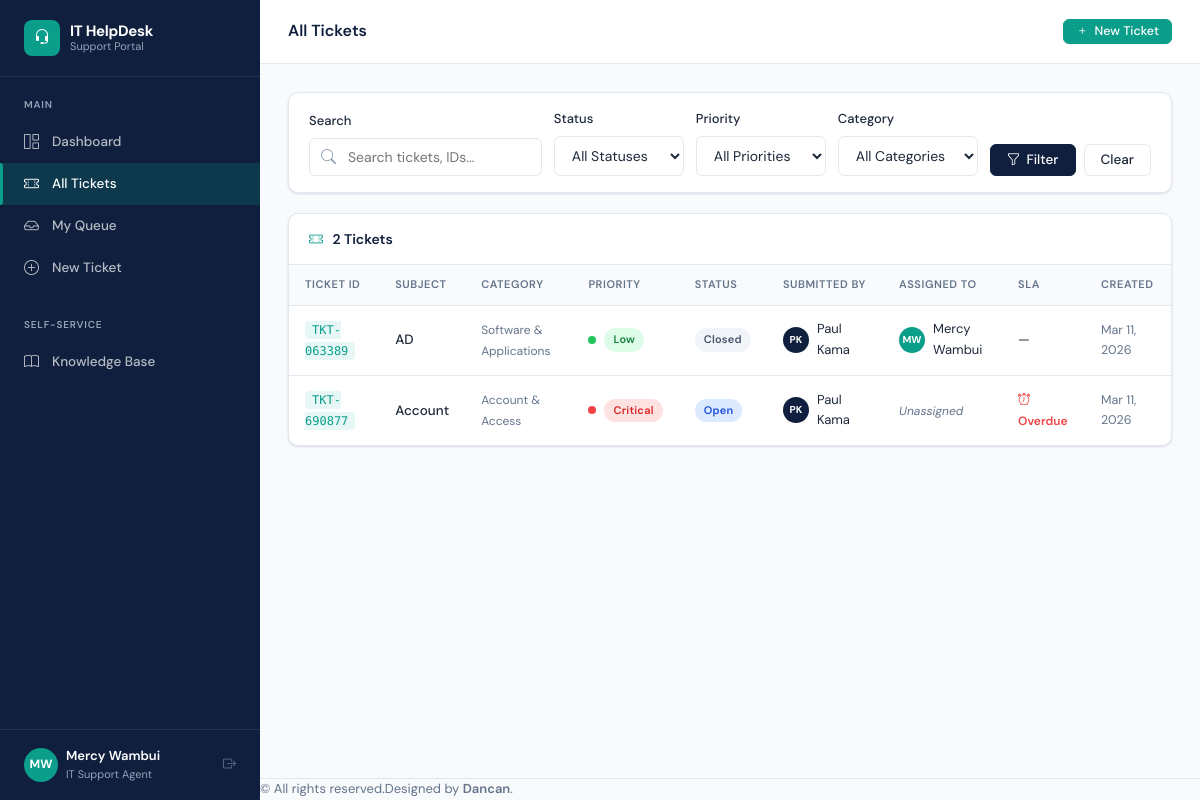
The page /tickets/ (signed in) on the database as committed earlier.
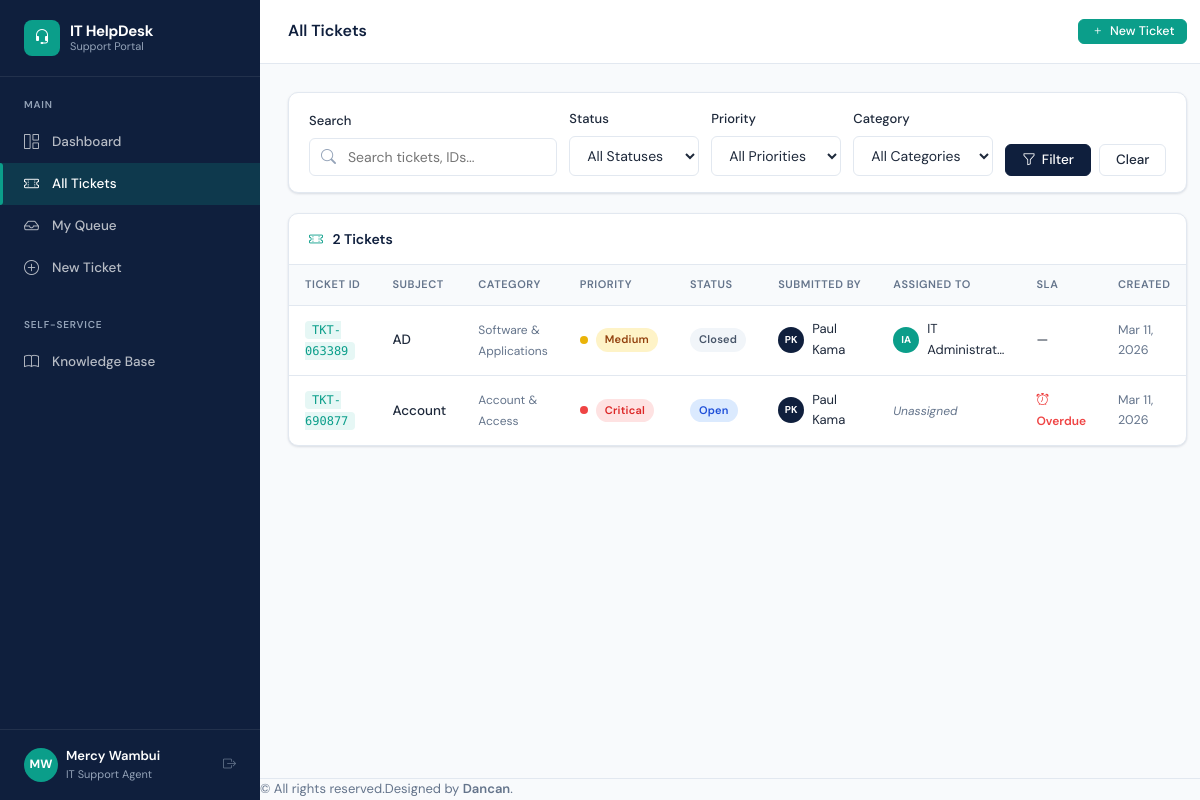
The same page on the database as committed later.
### tickets/models.py (models this page shows, shortened)
class Ticket(models.Model):
    PRIORITY_LOW = 'low'
    PRIORITY_MEDIUM = 'medium'
    PRIORITY_HIGH = 'high'
    PRIORITY_CRITICAL = 'critical'
    PRIORITY_CHOICES = [
        (PRIORITY_LOW, 'Low'),
        (PRIORITY_MEDIUM, 'Medium'),
        (PRIORITY_HIGH, 'High'),
        (PRIORITY_CRITICAL, 'Critical'),
    ]
    STATUS_OPEN = 'open'
    STATUS_IN_PROGRESS = 'in_progress'
    STATUS_PENDING = 'pending'
    STATUS_RESOLVED = 'resolved'
    STATUS_CLOSED = 'closed'
    STATUS_CHOICES = [
        (STATUS_OPEN, 'Open'),
        (STATUS_IN_PROGRESS, 'In Progress'),
        (STATUS_PENDING, 'Pending'),
        (STATUS_RESOLVED, 'Resolved'),
        (STATUS_CLOSED, 'Closed'),
    ]
    SOURCE_WEB = 'web'
    SOURCE_EMAIL = 'email'
    SOURCE_CHAT = 'chat'
    SOURCE_CHOICES = [
        (SOURCE_WEB, 'Web Form'),
        (SOURCE_EMAIL, 'Email'),
        (SOURCE_CHAT, 'Live Chat'),
    ]
    ticket_id = models.CharField(max_length=20, unique=True, editable=False)
    title = models.CharField(max_length=255)
    description = models.TextField()
    category = models.ForeignKey(Category, on_delete=models.SET_NULL, null=True, related_name='tickets')
    priority = models.CharField(max_length=10, choices=PRIORITY_CHOICES, default=PRIORITY_MEDIUM)
    status = models.CharField(max_length=15, choices=STATUS_CHOICES, default=STATUS_OPEN)
    source = models.CharField(max_length=10, choices=SOURCE_CHOICES, default=SOURCE_WEB)
    submitted_by = models.ForeignKey(
        settings.AUTH_USER_MODEL, on_delete=models.CASCADE, related_name='submitted_tickets'
    )
    assigned_to = models.ForeignKey(
        settings.AUTH_USER_MODEL, on_delete=models.SET_NULL,
        null=True, blank=True, related_name='assigned_tickets'
    )
    sla_due_at = models.DateTimeField(null=True, blank=True)
    sla_breached = models.BooleanField(default=False)
    first_response_at = models.DateTimeField(null=True, blank=True)
    csat_score = models.PositiveSmallIntegerField(null=True, blank=True)  # 1-5
    csat_comment = models.TextField(blank=True)
    created_at = models.DateTimeField(auto_now_add=True)
    updated_at = models.DateTimeField(auto_now=True)
    resolved_at = models.DateTimeField(null=True, blank=True)
    closed_at = models.DateTimeField(null=True, blank=True)
    tags = models.ManyToManyField('Tag', blank=True, related_name='tickets')
    def get_absolute_url(self):
        return reverse('tickets:detail', kwargs={'ticket_id': self.ticket_id})
    def is_overdue(self):
        if self.sla_due_at and self.status not in [self.STATUS_RESOLVED, self.STATUS_CLOSED]:
            return timezone.now() > self.sla_due_at
        return False
    class Meta:
        ordering = ['-created_at']

class Category(models.Model):
    HARDWARE = 'hardware'
    NETWORK = 'network'
    SOFTWARE = 'software'
    ACCOUNT = 'account'
    SECURITY = 'security'
    OTHER = 'other'
    TYPE_CHOICES = [
        (HARDWARE, 'Hardware'),
        (NETWORK, 'Network'),
        (SOFTWARE, 'Software'),
        (ACCOUNT, 'Account & Access'),
        (SECURITY, 'Security'),
        (OTHER, 'Other'),
    ]
    name = models.CharField(max_length=100, unique=True)
    slug = models.SlugField(unique=True)
    type = models.CharField(max_length=20, choices=TYPE_CHOICES, default=OTHER)
    description = models.TextField(blank=True)
    icon = models.CharField(max_length=50, default='tag', help_text='Bootstrap icon name')
    color = models.CharField(max_length=20, default='primary')
    auto_assign_to = models.ForeignKey(
        settings.AUTH_USER_MODEL, on_delete=models.SET_NULL,
        null=True, blank=True, related_name='auto_assigned_categories'
    )
    is_active = models.BooleanField(default=True)
    class Meta:
        verbose_name_plural = 'Categories'
        ordering = ['name']

### accounts/models.py (models this page shows, shortened)
class User(AbstractUser):
    ROLE_END_USER = 'end_user'
    ROLE_AGENT = 'agent'
    ROLE_MANAGER = 'manager'
    ROLE_CHOICES = [
        (ROLE_END_USER, 'End User'),
        (ROLE_AGENT, 'IT Support Agent'),
        (ROLE_MANAGER, 'IT Manager / Admin'),
    ]
    role = models.CharField(max_length=20, choices=ROLE_CHOICES, default=ROLE_END_USER)
    department = models.ForeignKey(
        Department, on_delete=models.SET_NULL, null=True, blank=True, related_name='users'
    )
    phone = models.CharField(max_length=20, blank=True)
    avatar = models.ImageField(upload_to='avatars/', blank=True, null=True)
    job_title = models.CharField(max_length=100, blank=True)
    is_active = models.BooleanField(default=True)
    email_notifications = models.BooleanField(default=True)
    created_at = models.DateTimeField(auto_now_add=True)
    @property
    def is_end_user(self):
        return self.role == self.ROLE_END_USER
    @property
    def is_agent(self):
        return self.role in [self.ROLE_AGENT, self.ROLE_MANAGER]
    @property
    def is_manager(self):
        return self.role == self.ROLE_MANAGER
    def get_initials(self):
        if self.first_name and self.last_name:
            return f"{self.first_name[0]}{self.last_name[0]}".upper()
        return self.username[:2].upper()

### tickets/views.py (the view, shortened to what this page needs)
# urls.py: path('', views.ticket_list, name='list'),  # All tickets (agents) / My tickets (end-users)
@login_required
def ticket_list(request):
    if request.user.is_agent:
        qs = Ticket.objects.all().order_by('-created_at')
    else:
        qs = Ticket.objects.filter(submitted_by=request.user).order_by('-created_at')
    filter_form = TicketFilterForm(request.GET or None)
    paginator = Paginator(qs, 10)
    page_number = request.GET.get('page')
    page_obj = paginator.get_page(page_number)
    return render(request, 'tickets/list.html', {
        'tickets': page_obj,
        'filter_form': filter_form,
        'total_count': qs.count(),
    })

### tickets/forms.py
class TicketFilterForm(forms.Form):
    STATUS_CHOICES = [('', 'All Statuses')] + list(Ticket.STATUS_CHOICES)
    PRIORITY_CHOICES = [('', 'All Priorities')] + list(Ticket.PRIORITY_CHOICES)
    search = forms.CharField(required=False, widget=forms.TextInput(attrs={
        'class': 'form-control',
        'placeholder': 'Search tickets...'
    }))
    status = forms.ChoiceField(
        choices=STATUS_CHOICES, required=False,
        widget=forms.Select(attrs={'class': 'form-select'})
    )
    priority = forms.ChoiceField(
        choices=PRIORITY_CHOICES, required=False,
        widget=forms.Select(attrs={'class': 'form-select'})
    )
    category = forms.ModelChoiceField(
        queryset=Category.objects.filter(is_active=True),
        required=False,
        empty_label='All Categories',
        widget=forms.Select(attrs={'class': 'form-select'})
    )
    assigned_to = forms.CharField(required=False, widget=forms.HiddenInput())

### templates/tickets/list.html (shortened to what the changed rows need)
{% extends "base/base.html" %}
{% block page_title %}
  {% if user.is_end_user %}My Tickets{% else %}All Tickets{% endif %}
{% endblock %}
{% block content %}
<div class="card">
  <div class="table-wrapper" style="border:none;border-radius:0 0 var(--radius) var(--radius);">
    <table class="data-table">
      <thead>
        <tr>
          <th>Ticket ID</th>
          <th>Subject</th>
          <th>Category</th>
          <th>Priority</th>
          <th>Status</th>
          {% if not user.is_end_user %}<th>Submitted By</th>{% endif %}
          <th>Assigned To</th>
          <th>SLA</th>
          <th>Created</th>
        </tr>
      </thead>
      <tbody>
        {% for t in tickets %}
        <tr>
          <td>
            <a href="{{ t.get_absolute_url }}" class="ticket-id">{{ t.ticket_id }}</a>
          </td>
          <td>
            <a href="{{ t.get_absolute_url }}" style="color:var(--text);font-weight:500;">
              {{ t.title|truncatechars:45 }}
            </a>
          </td>
          <td>
            {% if t.category %}
            <span style="font-size:12px;color:var(--text-muted);">{{ t.category.name }}</span>
            {% else %}—{% endif %}
          </td>
          <td>
            <span class="d-flex align-items-center gap-2">
              <span class="priority-dot dot-{{ t.priority }}"></span>
              <span class="badge badge-{{ t.priority }}">{{ t.get_priority_display }}</span>
            </span>
          </td>
          <td><span class="badge badge-{{ t.status }}">{{ t.get_status_display }}</span></td>
          {% if not user.is_end_user %}
          <td>
            <span class="d-flex align-items-center gap-2">
              <span class="avatar avatar-sm">{{ t.submitted_by.get_initials }}</span>
              <span style="font-size:13px;">{{ t.submitted_by.get_full_name|default:t.submitted_by.username|truncatechars:18 }}</span>
            </span>
          </td>
          {% endif %}
          <td>
            {% if t.assigned_to %}
            <span class="d-flex align-items-center gap-2">
              <span class="avatar avatar-sm avatar-teal">{{ t.assigned_to.get_initials }}</span>
              <span style="font-size:13px;">{{ t.assigned_to.get_full_name|default:t.assigned_to.username|truncatechars:15 }}</span>
            </span>
            {% else %}
            <span style="font-size:12px;color:var(--text-muted);font-style:italic;">Unassigned</span>
            {% endif %}
          </td>
          <td>
            {% if t.sla_due_at and t.status not in 'resolved,closed' %}
              {% if t.is_overdue %}
              <span class="sla-overdue" style="font-size:12px;"><i class="bi bi-alarm"></i> Overdue</span>
              {% else %}
              <span data-sla-due="{{ t.sla_due_at|date:'c' }}" style="font-size:12px;"></span>
              {% endif %}
            {% else %}—{% endif %}
          </td>
          <td class="text-muted" style="font-size:12.5px;">{{ t.created_at|date:"M d, Y" }}</td>
        </tr>
        {% endfor %}
      </tbody>
    </table>
  </div>
</div>
{% endblock %}

Rows that differ between the two databases and show on the page:
changed Ticket "AD": priority "Low" → "Medium"; assigned_to.get_initials "MW" → "IA"; assigned_to.get_full_name "Mercy Wambui" → "IT Administrat…"
